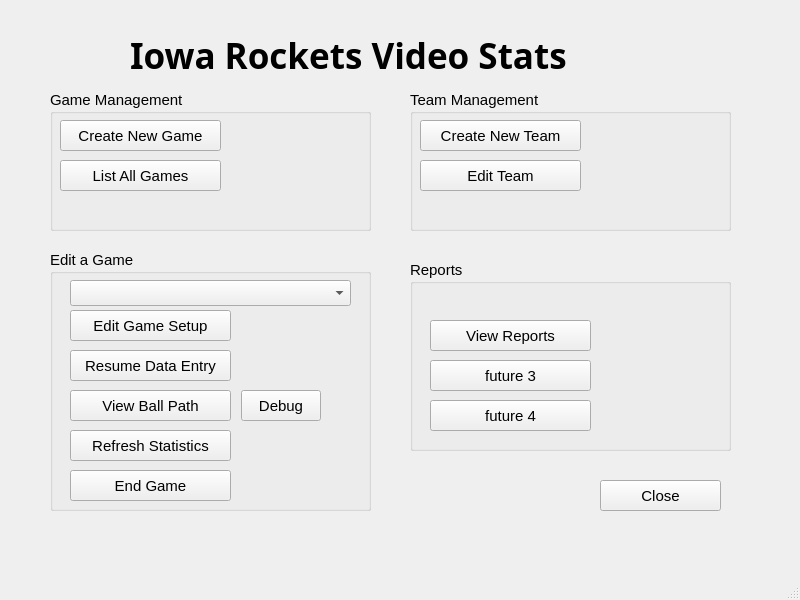
<?xml version="1.0" encoding="UTF-8"?>
<ui version="4.0">
 <class>MainWindow</class>
 <widget class="QMainWindow" name="MainWindow">
  <property name="geometry">
   <rect>
    <x>0</x>
    <y>0</y>
    <width>800</width>
    <height>600</height>
   </rect>
  </property>
  <property name="font">
   <font>
    <pointsize>11</pointsize>
   </font>
  </property>
  <property name="windowTitle">
   <string>MainWindow</string>
  </property>
  <widget class="QWidget" name="centralwidget">
   <widget class="QLabel" name="title_label">
    <property name="geometry">
     <rect>
      <x>130</x>
      <y>30</y>
      <width>541</width>
      <height>51</height>
     </rect>
    </property>
    <property name="font">
     <font>
      <family>Copperplate Gothic</family>
      <pointsize>26</pointsize>
      <bold>true</bold>
     </font>
    </property>
    <property name="text">
     <string>Iowa Rockets Video Stats</string>
    </property>
   </widget>
   <widget class="QGroupBox" name="groupBox_game_management">
    <property name="geometry">
     <rect>
      <x>50</x>
      <y>90</y>
      <width>321</width>
      <height>141</height>
     </rect>
    </property>
    <property name="font">
     <font>
      <pointsize>11</pointsize>
     </font>
    </property>
    <property name="title">
     <string>Game Management</string>
    </property>
    <widget class="QPushButton" name="btn_create_game">
     <property name="geometry">
      <rect>
       <x>10</x>
       <y>30</y>
       <width>161</width>
       <height>31</height>
      </rect>
     </property>
     <property name="font">
      <font>
       <pointsize>11</pointsize>
      </font>
     </property>
     <property name="text">
      <string>Create New Game</string>
     </property>
    </widget>
    <widget class="QPushButton" name="pushButton_2">
     <property name="geometry">
      <rect>
       <x>10</x>
       <y>70</y>
       <width>161</width>
       <height>31</height>
      </rect>
     </property>
     <property name="font">
      <font>
       <pointsize>11</pointsize>
      </font>
     </property>
     <property name="text">
      <string>List All Games</string>
     </property>
    </widget>
   </widget>
   <widget class="QGroupBox" name="groupBox_edit_a_game">
    <property name="geometry">
     <rect>
      <x>50</x>
      <y>250</y>
      <width>321</width>
      <height>261</height>
     </rect>
    </property>
    <property name="title">
     <string>Edit a Game</string>
    </property>
    <widget class="QComboBox" name="combo_select_game">
     <property name="geometry">
      <rect>
       <x>20</x>
       <y>30</y>
       <width>281</width>
       <height>26</height>
      </rect>
     </property>
    </widget>
    <widget class="QPushButton" name="btn_edit_game_setup">
     <property name="geometry">
      <rect>
       <x>20</x>
       <y>60</y>
       <width>161</width>
       <height>31</height>
      </rect>
     </property>
     <property name="font">
      <font>
       <pointsize>11</pointsize>
      </font>
     </property>
     <property name="text">
      <string>Edit Game Setup</string>
     </property>
    </widget>
    <widget class="QPushButton" name="btn_resume_game">
     <property name="geometry">
      <rect>
       <x>20</x>
       <y>100</y>
       <width>161</width>
       <height>31</height>
      </rect>
     </property>
     <property name="font">
      <font>
       <pointsize>11</pointsize>
      </font>
     </property>
     <property name="text">
      <string>Resume Data Entry</string>
     </property>
    </widget>
    <widget class="QPushButton" name="btn_view_paths">
     <property name="geometry">
      <rect>
       <x>20</x>
       <y>140</y>
       <width>161</width>
       <height>31</height>
      </rect>
     </property>
     <property name="font">
      <font>
       <pointsize>11</pointsize>
      </font>
     </property>
     <property name="text">
      <string>View Ball Path</string>
     </property>
    </widget>
    <widget class="QPushButton" name="btn_debug_replay">
     <property name="geometry">
      <rect>
       <x>191</x>
       <y>140</y>
       <width>80</width>
       <height>31</height>
      </rect>
     </property>
     <property name="font">
      <font>
       <pointsize>11</pointsize>
      </font>
     </property>
     <property name="text">
      <string>Debug</string>
     </property>
    </widget>
    <widget class="QPushButton" name="btn_refresh_statistics">
     <property name="geometry">
      <rect>
       <x>20</x>
       <y>180</y>
       <width>161</width>
       <height>31</height>
      </rect>
     </property>
     <property name="font">
      <font>
       <pointsize>11</pointsize>
      </font>
     </property>
     <property name="text">
      <string>Refresh Statistics</string>
     </property>
    </widget>
    <widget class="QPushButton" name="btn_end_game">
     <property name="geometry">
      <rect>
       <x>20</x>
       <y>220</y>
       <width>161</width>
       <height>31</height>
      </rect>
     </property>
     <property name="font">
      <font>
       <pointsize>11</pointsize>
      </font>
     </property>
     <property name="text">
      <string>End Game</string>
     </property>
    </widget>
   </widget>
   <widget class="QGroupBox" name="groupBox_team_management">
    <property name="geometry">
     <rect>
      <x>410</x>
      <y>90</y>
      <width>321</width>
      <height>141</height>
     </rect>
    </property>
    <property name="title">
     <string>Team Management</string>
    </property>
    <widget class="QPushButton" name="btn_create_team">
     <property name="geometry">
      <rect>
       <x>10</x>
       <y>30</y>
       <width>161</width>
       <height>31</height>
      </rect>
     </property>
     <property name="font">
      <font>
       <pointsize>11</pointsize>
      </font>
     </property>
     <property name="text">
      <string>Create New Team</string>
     </property>
    </widget>
    <widget class="QPushButton" name="btn_edit_team">
     <property name="geometry">
      <rect>
       <x>10</x>
       <y>70</y>
       <width>161</width>
       <height>31</height>
      </rect>
     </property>
     <property name="font">
      <font>
       <pointsize>11</pointsize>
      </font>
     </property>
     <property name="text">
      <string>Edit Team</string>
     </property>
    </widget>
   </widget>
   <widget class="QGroupBox" name="groupBox_reports">
    <property name="geometry">
     <rect>
      <x>410</x>
      <y>260</y>
      <width>321</width>
      <height>191</height>
     </rect>
    </property>
    <property name="title">
     <string>Reports</string>
    </property>
    <widget class="QPushButton" name="btn_view_reports">
     <property name="geometry">
      <rect>
       <x>20</x>
       <y>60</y>
       <width>161</width>
       <height>31</height>
      </rect>
     </property>
     <property name="font">
      <font>
       <pointsize>11</pointsize>
      </font>
     </property>
     <property name="text">
      <string>View Reports</string>
     </property>
    </widget>
    <widget class="QPushButton" name="pushButton_13">
     <property name="geometry">
      <rect>
       <x>20</x>
       <y>100</y>
       <width>161</width>
       <height>31</height>
      </rect>
     </property>
     <property name="font">
      <font>
       <pointsize>11</pointsize>
      </font>
     </property>
     <property name="text">
      <string>future 3</string>
     </property>
    </widget>
    <widget class="QPushButton" name="pushButton_14">
     <property name="geometry">
      <rect>
       <x>20</x>
       <y>140</y>
       <width>161</width>
       <height>31</height>
      </rect>
     </property>
     <property name="font">
      <font>
       <pointsize>11</pointsize>
      </font>
     </property>
     <property name="text">
      <string>future 4</string>
     </property>
    </widget>
   </widget>
   <widget class="QPushButton" name="btn_close_app">
    <property name="geometry">
     <rect>
      <x>600</x>
      <y>480</y>
      <width>121</width>
      <height>31</height>
     </rect>
    </property>
    <property name="text">
     <string>Close</string>
    </property>
   </widget>
  </widget>
  <widget class="QMenuBar" name="menubar">
   <property name="geometry">
    <rect>
     <x>0</x>
     <y>0</y>
     <width>800</width>
     <height>33</height>
    </rect>
   </property>
  </widget>
  <widget class="QStatusBar" name="statusbar"/>
 </widget>
 <resources/>
 <connections/>
</ui>
